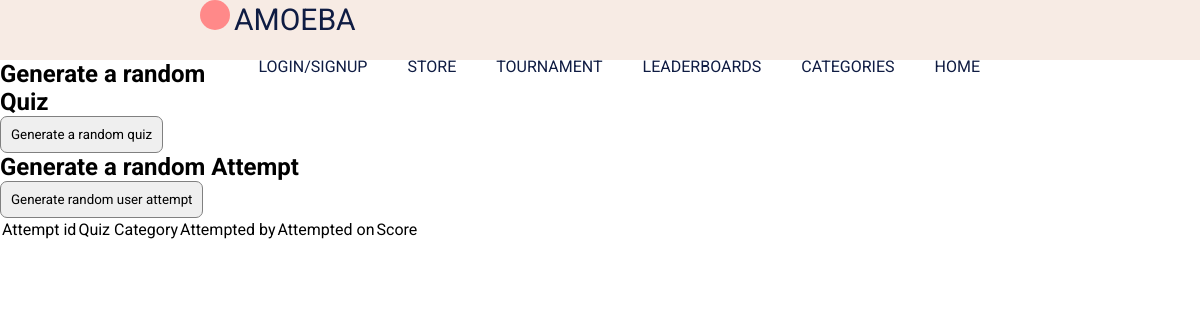
Page /pretendattempts on the earlier database version.
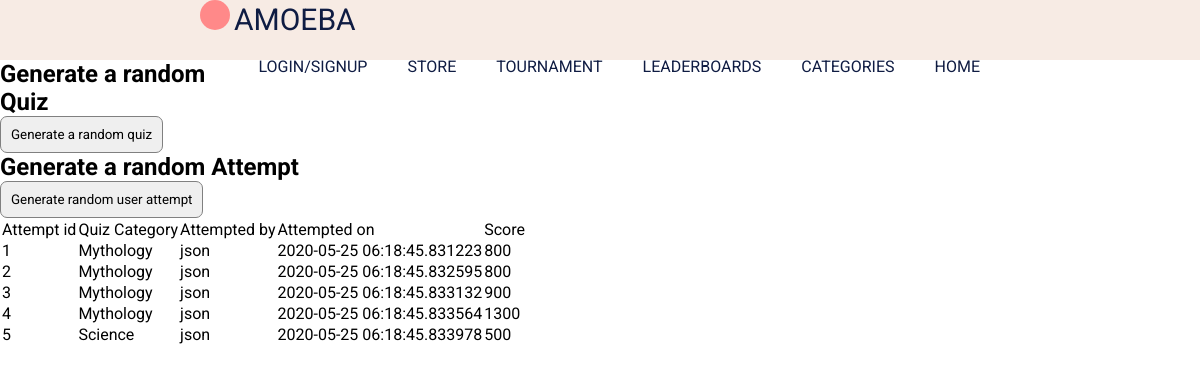
Same page on the later database version.
### app/models.py (models this page shows, shortened)
class Attempt(db.Model):
  id = db.Column(db.Integer, primary_key=True)
  user_id = db.Column(db.Integer, db.ForeignKey('user.id'))
  quiz_id = db.Column(db.Integer, db.ForeignKey('quiz.id'))
  score = db.Column(db.Integer, index=True)
  date = db.Column(db.DateTime, index=True, default=datetime.utcnow)

class Quiz(db.Model):
  id = db.Column(db.Integer, primary_key=True)
  category = db.Column(db.String(32), index=True)
  quizname = db.Column(db.String(32), index=True, unique=True)
  filename = db.Column(db.String(32),unique=True)
  date_added = db.Column(db.DateTime, index=True, default=datetime.utcnow)
  user_id = db.Column(db.Integer, db.ForeignKey('user.id'))
  attempts = db.relationship('Attempt', backref = 'quiz', lazy = 'dynamic')

class User(UserMixin, db.Model):
  id = db.Column(db.Integer, primary_key=True)
  username = db.Column(db.String(20), unique=True, index=True, nullable=False)
  email = db.Column(db.String(120), unique=True, index=True, nullable=False)
  password_hash = db.Column(db.String(128))
  posted_quizes = db.relationship('Quiz', backref = 'postedby', lazy = 'dynamic')
  attempts = db.relationship('Attempt', backref = 'user', lazy = 'dynamic')
  is_admin = db.Column(db.Boolean, default=False, nullable=False)
  date_joined = db.Column(db.DateTime, index=True, default=datetime.utcnow)

### app/routes.py (the view)
@app.route('/pretendattempts', methods=['GET','POST'])
def pretend_attempts():
  form1 = PretendGenQuiz()
  form2 = PretendGenAttempt()
  allattempts = Attempt.query.all()
  if form1.submitQuiz.data and form1.validate_on_submit():
    randomQuiz()
  elif form2.submitAttempt.data and form2.validate_on_submit():
    randomAttempt()
  return render_template('pretend_attempts.html', form1=form1, form2=form2, attempts=allattempts)

### app/testing.py
class PretendGenQuiz(FlaskForm):
  submitQuiz = SubmitField('Generate a random quiz')

class PretendGenAttempt(FlaskForm):
  submitAttempt = SubmitField('Generate random user attempt')

### app/templates/pretend_attempts.html (shortened to what this page needs)
{% extends "template.html" %}
{% block content%}
  <h2>Generate a random Quiz</h2>
  <form action="", method="post">
    <p>{{ form1.submitQuiz }}</p>
  </form>
  <h2>Generate a random Attempt</h2>
  <form action="", method="post">
    <p>{{ form2.submitAttempt }}</p>
  </form>
  <table>
    <tr>
      <td>Attempt id</td><td>Quiz Category</td><td>Attempted by</td><td>Attempted on</td><td>Score</td>
    </tr>
    {% for a in attempts %}
    <tr>
      <td>{{ a.id }}</td>
      <td>{{ a.quiz.category }}</td>
      <td>{{ a.user.username }}</td>
      <td>{{ a.date }}</td>
      <td>{{ a.score }}</td>
    </tr>
    {% endfor %}
  </table>
{% endblock %}

### app/templates/template.html (shortened to what this page needs)
<html lang="en">
  <head>
    <link
      rel="stylesheet"
      type="text/css"
      href="{{ url_for('static', filename =
    'styles/content.css')}}"
    />
  </head>
  <body>
    <header>
      <div class="header-content">
        <div class="logo">
          <div id="amoeba-logo"></div>
          <span id="logo-text">AMOEBA</span>
        </div>
        <u1 class="navigation">
          <a href="{{ url_for('index') }}">HOME</a>
          <a href="{{ url_for('categories') }}">CATEGORIES</a>
          <a>LEADERBOARDS</a>
          <a>TOURNAMENT</a>
          <a>STORE</a>
          {% if current_user.is_authenticated %}
          <a href="{{ url_for('logout') }}">LOGOUT</a>
          <a href="{{ url_for('profile', username=current_user.username) }}">{{ current_user.username }}</a>
          {% else %}
          <a href="{{ url_for('signup_login') }}">LOGIN/SIGNUP</a>
          {% endif %}
        </u1>
      </div>
    </header>
    {% block content %}{% endblock %}
  </body>
</html>

### app/static/styles/content.css (style rules this page uses)
* { padding: 0; margin: 0; list-style: none; text-decoration: none; font-family: 'roboto', sans-serif; box-sizing: border-box; }
body { background-color: white; }
header { width: 100%; height: 60px; display: block; background-color: #f7ebe4; }
.header-content { height: inherit; margin-left: 200px; margin-right: 200px; }
.logo { float: left; display: inline-block; color: #0f1c43; margin-top }
#amoeba-logo { background-color: #ff8989; border-radius: 50%; width: 30px; height: 30px; display: inline-block; }
#logo-text { font-size: 30px; }
.navigation { float: right; }
.navigation a { height: 100%; float: right; padding: 20px 20px; list-style: none; color: #0f1c43; }
p { font-size: 20px; color: #0f1c43; font-weight: heavy; line-height: 1.5em; }
input { border: none; }
input { border: 1px solid gray; border-radius: 7px; padding: 10px; }

Differences in the rows shown:
added Attempt: id "1", quiz.category "Mythology", user.username "json", date "2020-05-25 06:18:45.831223", score "800"
added Attempt: id "2", quiz.category "Mythology", user.username "json", date "2020-05-25 06:18:45.832595", score "800"
added Attempt: id "3", quiz.category "Mythology", user.username "json", date "2020-05-25 06:18:45.833132", score "900"
added Attempt: id "4", quiz.category "Mythology", user.username "json", date "2020-05-25 06:18:45.833564", score "1300"
added Attempt: id "5", quiz.category "Science", user.username "json", date "2020-05-25 06:18:45.833978", score "500"
